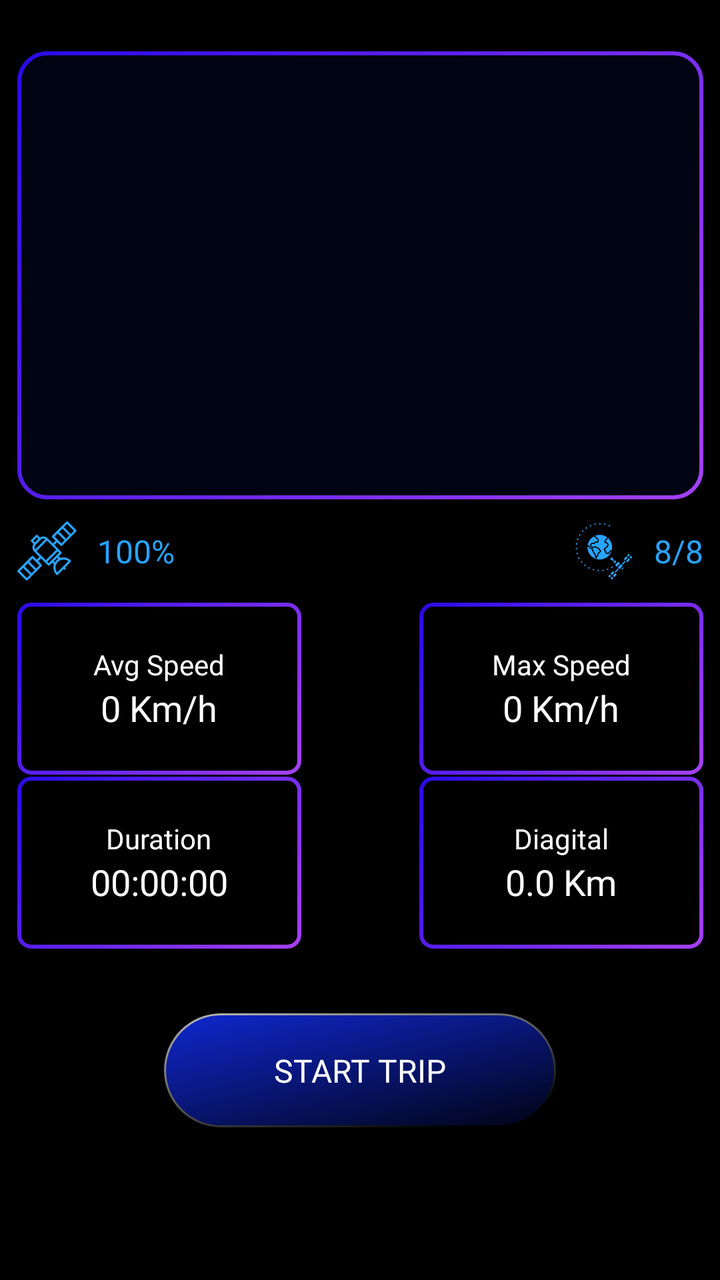
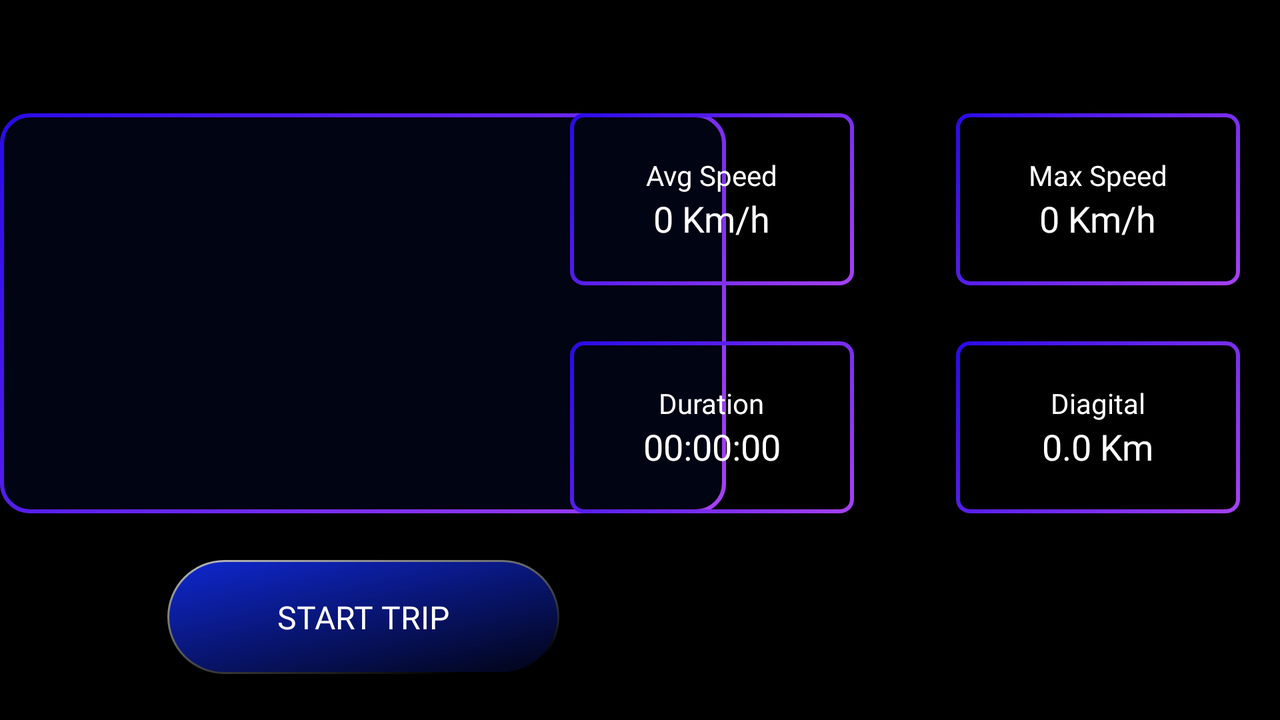

An Android layout and its configuration variant, each rendered on a device that would load it. The default file and the variant file are quoted in full after the pictures.
<!-- AndroidManifest.xml: application theme Theme.GpsSpeedometerProX -->
<!-- res/layout/fragment_digital.xml -->
<?xml version="1.0" encoding="utf-8"?>
<androidx.constraintlayout.widget.ConstraintLayout xmlns:android="http://schemas.android.com/apk/res/android"
    xmlns:app="http://schemas.android.com/apk/res-auto"
    android:layout_width="match_parent"
    android:layout_height="match_parent"
    android:background="@color/black">

    <ImageView
        android:id="@+id/img_clock"
        android:layout_width="wrap_content"
        android:layout_height="wrap_content"
        android:layout_marginTop="25dp"
        android:src="@drawable/ic_retangle_clock_digital"
        app:layout_constraintBottom_toTopOf="@id/tv_gps"
        app:layout_constraintEnd_toEndOf="parent"
        app:layout_constraintStart_toStartOf="parent"
        app:layout_constraintTop_toTopOf="parent" />

    <TextView
        android:id="@+id/tv_gps"
        android:layout_width="wrap_content"
        android:layout_height="wrap_content"
        android:drawableLeft="@drawable/ic_gps"
        android:drawablePadding="10dp"
        android:fontFamily="@font/roboto_bold"
        android:gravity="center"
        android:paddingTop="10dp"
        android:paddingBottom="10dp"
        android:text="100%"
        android:textColor="@color/text"
        android:textSize="16dp"
        app:layout_constraintBottom_toTopOf="@id/line1"
        app:layout_constraintStart_toStartOf="@id/img_clock"
        app:layout_constraintTop_toBottomOf="@id/img_clock" />

    <TextView
        android:id="@+id/tv_globe"
        android:layout_width="wrap_content"
        android:layout_height="wrap_content"
        android:drawableLeft="@drawable/ic_globe"
        android:drawablePadding="10dp"
        android:fontFamily="@font/roboto_bold"
        android:gravity="center"
        android:paddingTop="10dp"
        android:paddingBottom="10dp"
        android:text="8/8"
        android:textColor="@color/text"
        android:textSize="16dp"
        app:layout_constraintBottom_toBottomOf="@id/tv_gps"
        app:layout_constraintEnd_toEndOf="@id/img_clock"
        app:layout_constraintTop_toTopOf="@id/tv_gps" />

    <RelativeLayout
        android:id="@+id/line1"
        android:layout_width="0dp"
        android:layout_height="wrap_content"
        app:layout_constraintBottom_toTopOf="@id/line2"
        app:layout_constraintEnd_toEndOf="@id/img_clock"
        app:layout_constraintStart_toStartOf="@id/img_clock"
        app:layout_constraintTop_toBottomOf="@id/tv_gps">

        <LinearLayout
            android:layout_width="wrap_content"
            android:layout_height="wrap_content"
            android:layout_alignParentLeft="true"
            android:background="@drawable/ic_retangle_digital"
            android:gravity="center"
            android:orientation="vertical">

            <TextView
                android:layout_width="wrap_content"
                android:layout_height="wrap_content"
                android:fontFamily="@font/roboto_medium"
                android:text="@string/tv_avp_speed"
                android:textColor="@color/white"
                android:textSize="14dp" />

            <TextView
                android:id="@+id/tv_avg_speed"
                android:layout_width="wrap_content"
                android:layout_height="wrap_content"
                android:fontFamily="@font/roboto_medium"
                android:text="0 Km/h"
                android:textColor="@color/white"
                android:textSize="18dp" />
        </LinearLayout>

        <LinearLayout
            android:layout_width="wrap_content"
            android:layout_height="wrap_content"
            android:layout_alignParentRight="true"
            android:background="@drawable/ic_retangle_digital"
            android:gravity="center"
            android:orientation="vertical">

            <TextView
                android:layout_width="wrap_content"
                android:layout_height="wrap_content"
                android:fontFamily="@font/roboto_medium"
                android:text="@string/tv_max_speed"
                android:textColor="@color/white"
                android:textSize="14dp" />

            <TextView
                android:id="@+id/tv_max_speed"
                android:layout_width="wrap_content"
                android:layout_height="wrap_content"
                android:fontFamily="@font/roboto_medium"
                android:text="0 Km/h"
                android:textColor="@color/white"
                android:textSize="18dp" />
        </LinearLayout>
    </RelativeLayout>

    <RelativeLayout
        android:id="@+id/line2"
        android:layout_width="0dp"
        android:layout_height="wrap_content"
        app:layout_constraintBottom_toTopOf="@id/line0"
        app:layout_constraintEnd_toEndOf="@id/img_clock"
        app:layout_constraintStart_toStartOf="@id/img_clock"
        app:layout_constraintTop_toBottomOf="@id/line1">

        <LinearLayout
            android:layout_width="wrap_content"
            android:layout_height="wrap_content"
            android:layout_alignParentLeft="true"
            android:background="@drawable/ic_retangle_digital"
            android:gravity="center"
            android:orientation="vertical">

            <TextView
                android:layout_width="wrap_content"
                android:layout_height="wrap_content"
                android:fontFamily="@font/roboto_medium"
                android:text="@string/tv_duration"
                android:textColor="@color/white"
                android:textSize="14dp" />

            <TextView
                android:id="@+id/tv_duration"
                android:layout_width="wrap_content"
                android:layout_height="wrap_content"
                android:fontFamily="@font/roboto_medium"
                android:text="00:00:00"
                android:textColor="@color/white"
                android:textSize="18dp" />
        </LinearLayout>

        <LinearLayout
            android:layout_width="wrap_content"
            android:layout_height="wrap_content"
            android:layout_alignParentRight="true"
            android:background="@drawable/ic_retangle_digital"
            android:gravity="center"
            android:orientation="vertical">

            <TextView
                android:layout_width="wrap_content"
                android:layout_height="wrap_content"
                android:fontFamily="@font/roboto_medium"
                android:text="@string/tv_digital"
                android:textColor="@color/white"
                android:textSize="14dp" />

            <TextView
                android:id="@+id/tv_digital"
                android:layout_width="wrap_content"
                android:layout_height="wrap_content"
                android:fontFamily="@font/roboto_medium"
                android:text="0.0 Km"
                android:textColor="@color/white"
                android:textSize="18dp" />
        </LinearLayout>
    </RelativeLayout>

    <androidx.constraintlayout.widget.ConstraintLayout
        android:id="@+id/line0"
        android:layout_width="match_parent"
        android:layout_height="120dp"
        android:layout_marginBottom="45dp"
        android:paddingLeft="40dp"
        android:paddingRight="40dp"
        app:layout_constraintBottom_toBottomOf="parent">

        <Button
            android:id="@+id/bt_start_trip"
            android:layout_width="wrap_content"
            android:layout_height="wrap_content"
            android:background="@drawable/ic_button_start_trip1"
            android:fontFamily="@font/roboto_medium"
            android:text="@string/tv_start_trip"
            android:textColor="@color/white"
            android:textSize="16dp"
            app:layout_constraintBottom_toBottomOf="parent"
            app:layout_constraintEnd_toEndOf="parent"
            app:layout_constraintStart_toStartOf="parent"
            app:layout_constraintTop_toTopOf="parent" />

        <Button
            android:id="@+id/bt_resume"
            android:layout_width="73dp"
            android:layout_height="wrap_content"
            android:background="@drawable/ic_resume"
            android:fontFamily="@font/roboto_medium"
            android:gravity="center"
            android:text="@string/tv_resume"
            android:textColor="@color/white"
            android:textSize="14dp"
            android:visibility="gone"
            app:layout_constraintBottom_toBottomOf="parent"
            app:layout_constraintStart_toStartOf="parent"
            app:layout_constraintTop_toTopOf="parent" />

        <Button
            android:id="@+id/bt_stop"
            android:layout_width="73dp"
            android:layout_height="wrap_content"
            android:background="@drawable/ic_stop"
            android:fontFamily="@font/roboto_medium"
            android:gravity="center"
            android:text="@string/tv_stop"
            android:textColor="@color/white"
            android:textSize="14dp"
            android:visibility="gone"
            app:layout_constraintBottom_toBottomOf="parent"
            app:layout_constraintEnd_toEndOf="parent"
            app:layout_constraintTop_toTopOf="parent" />

    </androidx.constraintlayout.widget.ConstraintLayout>


</androidx.constraintlayout.widget.ConstraintLayout>
<!-- resources referenced by this layout -->
<resources>
  <color name="black">#FF000000</color>
  <color name="text">#27A4FF</color>
  <color name="white">#FFFFFFFF</color>
  <!-- drawable ic_retangle_clock_digital (drawable) -->
  <vector xmlns:android="http://schemas.android.com/apk/res/android"
      xmlns:aapt="http://schemas.android.com/aapt"
      android:width="343dp"
      android:height="224dp"
      android:viewportWidth="343"
      android:viewportHeight="224">
    <path
        android:pathData="M15,1L328,1A14,14 0,0 1,342 15L342,209A14,14 0,0 1,328 223L15,223A14,14 0,0 1,1 209L1,15A14,14 0,0 1,15 1z"
        android:strokeWidth="2"
        android:fillColor="#010413">
      <aapt:attr name="android:strokeColor">
        <gradient 
            android:startY="0"
            android:startX="0"
            android:endY="256.821"
            android:endX="318.967"
            android:type="linear">
          <item android:offset="0" android:color="#FF290AE7"/>
          <item android:offset="1" android:color="#FFA641F4"/>
        </gradient>
      </aapt:attr>
    </path>
  </vector>
  <!-- drawable ic_retangle_digital (drawable) -->
  <vector xmlns:android="http://schemas.android.com/apk/res/android"
      xmlns:aapt="http://schemas.android.com/aapt"
      android:width="142dp"
      android:height="86dp"
      android:viewportWidth="142"
      android:viewportHeight="86">
    <path
        android:pathData="M7,1L135,1A6,6 0,0 1,141 7L141,79A6,6 0,0 1,135 85L7,85A6,6 0,0 1,1 79L1,7A6,6 0,0 1,7 1z"
        android:strokeWidth="2"
        android:fillColor="#00000000">
      <aapt:attr name="android:strokeColor">
        <gradient 
            android:startY="0"
            android:startX="0"
            android:endY="107.751"
            android:endX="124.106"
            android:type="linear">
          <item android:offset="0" android:color="#FF290AE7"/>
          <item android:offset="1" android:color="#FFA641F4"/>
        </gradient>
      </aapt:attr>
    </path>
  </vector>
  <string name="tv_avp_speed">Avg Speed</string>
  <string name="tv_digital">Diagital</string>
  <string name="tv_duration">Duration</string>
  <string name="tv_max_speed">Max Speed</string>
  <string name="tv_resume">RESUME</string>
  <string name="tv_start_trip">START TRIP</string>
  <string name="tv_stop">STOP</string>
  <style name="Theme.GpsSpeedometerProX" parent="Theme.AppCompat.DayNight.NoActionBar">
          
          <item name="colorPrimary">@color/purple_500</item>
          <item name="colorPrimaryVariant">@color/purple_700</item>
          <item name="colorOnPrimary">@color/white</item>
          
          <item name="colorSecondary">@color/teal_200</item>
          <item name="colorSecondaryVariant">@color/teal_700</item>
          <item name="colorOnSecondary">@color/black</item>
          
          <item name="android:statusBarColor" tools:targetApi="l">?attr/colorPrimaryVariant</item>
          
      </style>
  <color name="purple_500">#FF6200EE</color>
  <color name="purple_700">#000000</color>
  <color name="teal_200">#FF03DAC5</color>
  <color name="teal_700">#FF018786</color>
  <!-- some entries are left out for length -->
</resources>
<!-- res/layout-land/fragment_digital.xml (the repository's variant of the layout above) -->
<!-- drawn on the phone turned sideways -->
<?xml version="1.0" encoding="utf-8"?>
<androidx.constraintlayout.widget.ConstraintLayout xmlns:android="http://schemas.android.com/apk/res/android"
    xmlns:app="http://schemas.android.com/apk/res-auto"
    android:layout_width="match_parent"
    android:layout_height="match_parent"
    android:background="@color/black">

    <ImageView
        android:id="@+id/img_clock"
        android:layout_width="wrap_content"
        android:layout_height="wrap_content"
        android:layout_marginTop="45dp"
        android:src="@drawable/ic_retangle_clock_digital_lag"
        app:layout_constraintBottom_toTopOf="@id/line0"
        app:layout_constraintStart_toStartOf="parent"
        app:layout_constraintTop_toTopOf="parent" />

    <RelativeLayout
        android:id="@+id/line1"
        android:layout_width="375dp"
        android:layout_height="wrap_content"
        android:paddingLeft="20dp"
        android:paddingRight="20dp"
        app:layout_constraintEnd_toEndOf="parent"
        app:layout_constraintTop_toTopOf="@id/img_clock">

        <LinearLayout
            android:layout_width="wrap_content"
            android:layout_height="wrap_content"
            android:layout_alignParentLeft="true"
            android:background="@drawable/ic_retangle_digital"
            android:gravity="center"
            android:orientation="vertical">

            <TextView
                android:layout_width="wrap_content"
                android:layout_height="wrap_content"
                android:fontFamily="@font/roboto_medium"
                android:text="@string/tv_avp_speed"
                android:textColor="@color/white"
                android:textSize="14dp" />

            <TextView
                android:id="@+id/tv_avg_speed"
                android:layout_width="wrap_content"
                android:layout_height="wrap_content"
                android:fontFamily="@font/roboto_medium"
                android:text="0 Km/h"
                android:textColor="@color/white"
                android:textSize="18dp" />
        </LinearLayout>

        <LinearLayout
            android:layout_width="wrap_content"
            android:layout_height="wrap_content"
            android:layout_alignParentRight="true"
            android:background="@drawable/ic_retangle_digital"
            android:gravity="center"
            android:orientation="vertical">

            <TextView
                android:layout_width="wrap_content"
                android:layout_height="wrap_content"
                android:fontFamily="@font/roboto_medium"
                android:text="@string/tv_max_speed"
                android:textColor="@color/white"
                android:textSize="14dp" />

            <TextView
                android:id="@+id/tv_max_speed"
                android:layout_width="wrap_content"
                android:layout_height="wrap_content"
                android:fontFamily="@font/roboto_medium"
                android:text="0 Km/h"
                android:textColor="@color/white"
                android:textSize="18dp" />
        </LinearLayout>
    </RelativeLayout>

    <RelativeLayout
        android:id="@+id/line2"
        android:layout_width="375dp"
        android:layout_height="wrap_content"
        android:paddingLeft="20dp"
        android:paddingRight="20dp"
        app:layout_constraintBottom_toBottomOf="@id/img_clock"
        app:layout_constraintEnd_toEndOf="parent">

        <LinearLayout
            android:layout_width="wrap_content"
            android:layout_height="wrap_content"
            android:layout_alignParentLeft="true"
            android:background="@drawable/ic_retangle_digital"
            android:gravity="center"
            android:orientation="vertical">

            <TextView
                android:layout_width="wrap_content"
                android:layout_height="wrap_content"
                android:fontFamily="@font/roboto_medium"
                android:text="@string/tv_duration"
                android:textColor="@color/white"
                android:textSize="14dp" />

            <TextView
                android:id="@+id/tv_duration"
                android:layout_width="wrap_content"
                android:layout_height="wrap_content"
                android:fontFamily="@font/roboto_medium"
                android:text="00:00:00"
                android:textColor="@color/white"
                android:textSize="18dp" />
        </LinearLayout>

        <LinearLayout
            android:layout_width="wrap_content"
            android:layout_height="wrap_content"
            android:layout_alignParentRight="true"
            android:background="@drawable/ic_retangle_digital"
            android:gravity="center"
            android:orientation="vertical">

            <TextView
                android:layout_width="wrap_content"
                android:layout_height="wrap_content"
                android:fontFamily="@font/roboto_medium"
                android:text="@string/tv_digital"
                android:textColor="@color/white"
                android:textSize="14dp" />

            <TextView
                android:id="@+id/tv_digital"
                android:layout_width="wrap_content"
                android:layout_height="wrap_content"
                android:fontFamily="@font/roboto_medium"
                android:text="0.0 Km"
                android:textColor="@color/white"
                android:textSize="18dp" />
        </LinearLayout>
    </RelativeLayout>

    <androidx.constraintlayout.widget.ConstraintLayout
        android:id="@+id/line0"
        android:layout_width="0dp"
        android:layout_height="80dp"
        android:paddingLeft="20dp"
        android:paddingRight="20dp"
        app:layout_constraintBottom_toBottomOf="parent"
        app:layout_constraintEnd_toEndOf="@id/img_clock"
        app:layout_constraintStart_toStartOf="@id/img_clock"
        app:layout_constraintTop_toBottomOf="@id/img_clock">

        <Button
            android:id="@+id/bt_start_trip"
            android:layout_width="wrap_content"
            android:layout_height="wrap_content"
            android:background="@drawable/ic_button_start_trip1"
            android:fontFamily="@font/roboto_medium"
            android:text="@string/tv_start_trip"
            android:textColor="@color/white"
            android:textSize="16dp"
            app:layout_constraintBottom_toBottomOf="parent"
            app:layout_constraintEnd_toEndOf="parent"
            app:layout_constraintStart_toStartOf="parent"
            app:layout_constraintTop_toTopOf="parent" />

        <Button
            android:id="@+id/bt_resume"
            android:layout_width="73dp"
            android:layout_height="wrap_content"
            android:background="@drawable/ic_resume"
            android:fontFamily="@font/roboto_medium"
            android:gravity="center"
            android:text="@string/tv_resume"
            android:textColor="@color/white"
            android:textSize="14dp"
            android:visibility="gone"
            app:layout_constraintBottom_toBottomOf="parent"
            app:layout_constraintStart_toStartOf="parent"
            app:layout_constraintTop_toTopOf="parent" />

        <Button
            android:id="@+id/bt_stop"
            android:layout_width="73dp"
            android:layout_height="wrap_content"
            android:background="@drawable/ic_stop"
            android:fontFamily="@font/roboto_medium"
            android:gravity="center"
            android:text="@string/tv_stop"
            android:textColor="@color/white"
            android:textSize="14dp"
            android:visibility="gone"
            app:layout_constraintBottom_toBottomOf="parent"
            app:layout_constraintEnd_toEndOf="parent"
            app:layout_constraintTop_toTopOf="parent" />

    </androidx.constraintlayout.widget.ConstraintLayout>


</androidx.constraintlayout.widget.ConstraintLayout>
<!-- resources referenced by the variant -->
<!-- as the phone turned sideways resolves them -->
<resources>
  <color name="black">#FF000000</color>
  <color name="white">#FFFFFFFF</color>
  <!-- drawable ic_retangle_clock_digital_lag (drawable) -->
  <vector xmlns:android="http://schemas.android.com/apk/res/android"
      xmlns:aapt="http://schemas.android.com/aapt"
      android:width="363dp"
      android:height="200dp"
      android:viewportWidth="363"
      android:viewportHeight="200">
    <path
        android:pathData="M15,1L348,1A14,14 0,0 1,362 15L362,185A14,14 0,0 1,348 199L15,199A14,14 0,0 1,1 185L1,15A14,14 0,0 1,15 1z"
        android:strokeWidth="2"
        android:fillColor="#010413">
      <aapt:attr name="android:strokeColor">
        <gradient 
            android:startY="0"
            android:startX="0"
            android:endY="277.9"
            android:endX="291.188"
            android:type="linear">
          <item android:offset="0" android:color="#FF290AE7"/>
          <item android:offset="1" android:color="#FFA641F4"/>
        </gradient>
      </aapt:attr>
    </path>
  </vector>
  <!-- drawable ic_retangle_digital (drawable) -->
  <vector xmlns:android="http://schemas.android.com/apk/res/android"
      xmlns:aapt="http://schemas.android.com/aapt"
      android:width="142dp"
      android:height="86dp"
      android:viewportWidth="142"
      android:viewportHeight="86">
    <path
        android:pathData="M7,1L135,1A6,6 0,0 1,141 7L141,79A6,6 0,0 1,135 85L7,85A6,6 0,0 1,1 79L1,7A6,6 0,0 1,7 1z"
        android:strokeWidth="2"
        android:fillColor="#00000000">
      <aapt:attr name="android:strokeColor">
        <gradient 
            android:startY="0"
            android:startX="0"
            android:endY="107.751"
            android:endX="124.106"
            android:type="linear">
          <item android:offset="0" android:color="#FF290AE7"/>
          <item android:offset="1" android:color="#FFA641F4"/>
        </gradient>
      </aapt:attr>
    </path>
  </vector>
  <string name="tv_avp_speed">Avg Speed</string>
  <string name="tv_digital">Diagital</string>
  <string name="tv_duration">Duration</string>
  <string name="tv_max_speed">Max Speed</string>
  <string name="tv_resume">RESUME</string>
  <string name="tv_start_trip">START TRIP</string>
  <string name="tv_stop">STOP</string>
  <style name="Theme.GpsSpeedometerProX" parent="Theme.AppCompat.DayNight.NoActionBar">
          
          <item name="colorPrimary">@color/purple_500</item>
          <item name="colorPrimaryVariant">@color/purple_700</item>
          <item name="colorOnPrimary">@color/white</item>
          
          <item name="colorSecondary">@color/teal_200</item>
          <item name="colorSecondaryVariant">@color/teal_700</item>
          <item name="colorOnSecondary">@color/black</item>
          
          <item name="android:statusBarColor" tools:targetApi="l">?attr/colorPrimaryVariant</item>
          
      </style>
  <color name="purple_500">#FF6200EE</color>
  <color name="purple_700">#000000</color>
  <color name="teal_200">#FF03DAC5</color>
  <color name="teal_700">#FF018786</color>
  <!-- some entries are left out for length -->
</resources>
